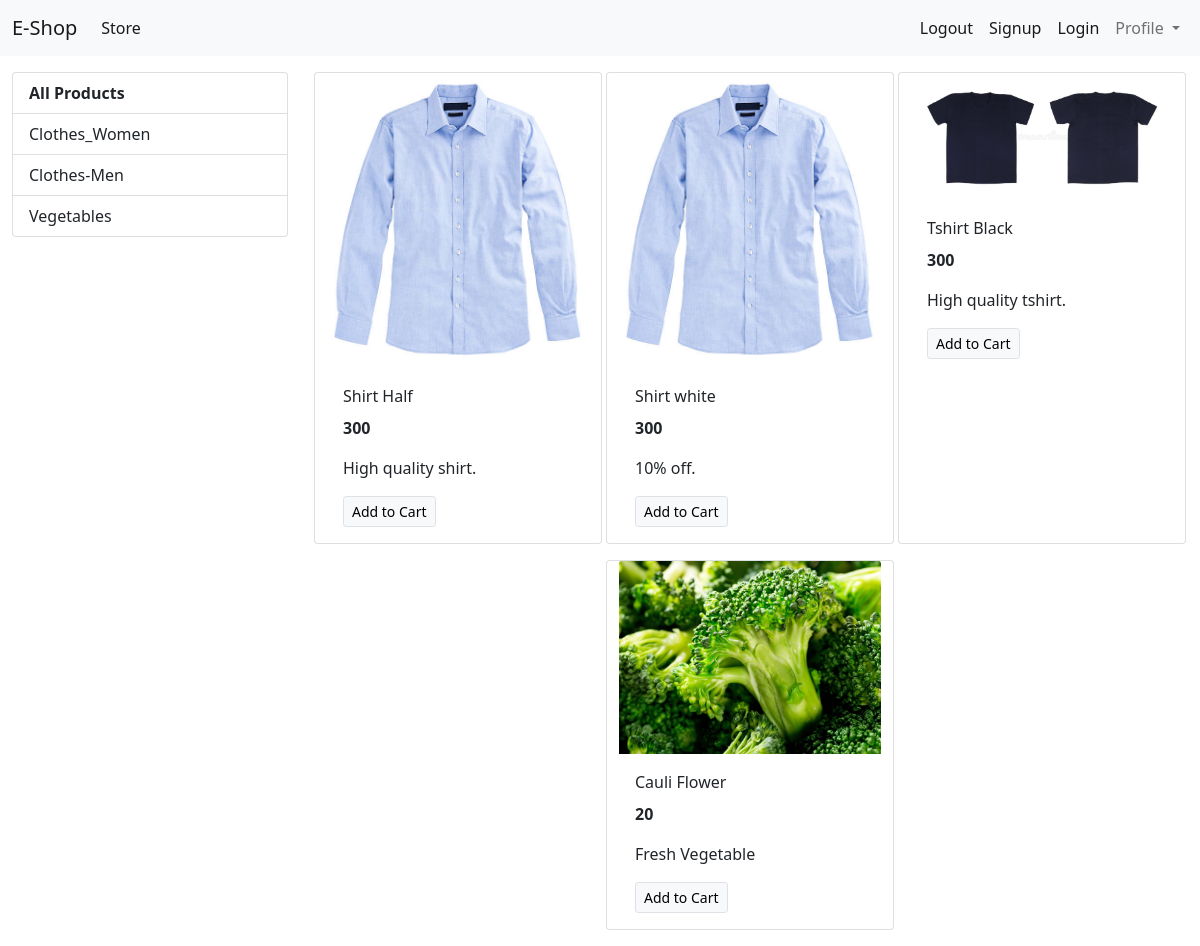
The page / on the database its author committed.
### Store/models/category.py (models this page shows, shortened)
class Category(models.Model):
    name = models.CharField(max_length=50, default="")
    class Meta:
        verbose_name_plural = "Category"
    @staticmethod
    def get_all_categories():
        return Category.objects.all()

### Store/models/product.py (models this page shows, shortened)
class Product(models.Model):
    name = models.CharField(max_length=50)
    price = models.IntegerField(default=0)
    category = models.ForeignKey(Category, on_delete=models.CASCADE, default=1)
    description = models.CharField(max_length=200, default="", null=True, blank=True)
    image = models.ImageField(upload_to="uploads/products/")
    class Meta:
        verbose_name_plural = "Product"
    @staticmethod
    def get_all_Products():
        return Product.objects.all()

### Store/views.py (the view)
# urls.py: path('', views.index, name="index"),
def index(request):
    products = None
    categories = Category.get_all_categories()
    categoryid = request.GET.get('category')
    if categoryid:
        products = Product.get_all_products_by_category_id(categoryid)
    else:
        products = Product.get_all_Products()
    data = {'products': products, 'categories': categories}
    return render(request, "index.html", data)

### Store/templates/index.html
{% extends "base.html" %}
{% block content %}
    <div class="container-fluid mt-3">
        <div class="row">
            <div class="col-lg-3 mx-auto">
                <div class="list-group">
                    <a href="/" class="list-group-item list-group-item-action"><b>All Products</b></a>
                    {% for category in categories %}
                    <a href="/?category={{category.id}}"
                        class="list-group-item list-group-item-action">{{category.name}}</a>
                    {% endfor %}
                </div>
		    </div>
            <div id="products" class="col-lg-9">
                <div class="row mx-auto">
        {% for product in products %}
          <div class="card mx-auto mb-3" style="width: 18rem;">
            <img src="{{product.image.url}}" class="card-img-top" alt="...">
            <div class="card-body">
              <p class="card-title">{{product.name}}</p>
              <p class="card-text"><b>{{product.price}}</b></p>
              <p class="card-text">{{product.description}}</p>
              <a href="#" class="btn btn-light border btn-sm">Add to Cart</a>
            </div>
          </div>
        {% endfor %}
      </div>
            </div>
        </div>
    </div>
{% endblock %}

### Store/templates/base.html (shortened to what this page needs)
<!doctype html>
<html lang="en">
  <head>
    <link href="https://cdn.jsdelivr.net/npm/bootstrap@5.1.3/dist/css/bootstrap.min.css" rel="stylesheet">
  </head>
  <body>
    <nav class="navbar navbar-expand-lg navbar-light bg-light">
      <div class="container-fluid">
        <a class="navbar-brand" href="#">E-Shop</a>
        <div class="collapse navbar-collapse" id="navbarSupportedContent">
          <ul class="navbar-nav me-auto mb-2 mb-lg-0">
            <li class="nav-item">
              <a class="nav-link active" aria-current="page" href="#">Store</a>
            </li>
          </ul>
          <ul class="navbar-nav my-2 my-lg-0">
            <li class="nav-item">
              <a class="nav-link active" aria-current="page" href="#">Logout</a>
            </li>
            <li class="nav-item">
              <a class="nav-link active" aria-current="page" href="/signup">Signup</a>
            </li>
            <li class="nav-item">
              <a class="nav-link active" aria-current="page" href="#">Login</a>
            </li>
            <li class="nav-item dropdown">
              <a class="nav-link dropdown-toggle" href="#" id="navbarDropdown" role="button" data-bs-toggle="dropdown" aria-expanded="false">
                Profile
              </a>
            </li>
          </ul>
        </div>
      </div>
    </nav>
    {%block content%} {%endblock%}
  </body>
</html>

### rows shown on the page
Category: name "Clothes_Women"
Category: name "Clothes-Men"
Category: name "Vegetables"
Product: image (picture), name "Shirt Half", price "300", description "High quality shirt."
Product: image (picture), name "Shirt white", price "300", description "10% off."
Product: image (picture), name "Tshirt Black", price "300", description "High quality tshirt."
Product: image (picture), name "Cauli Flower", price "20", description "Fresh Vegetable"
